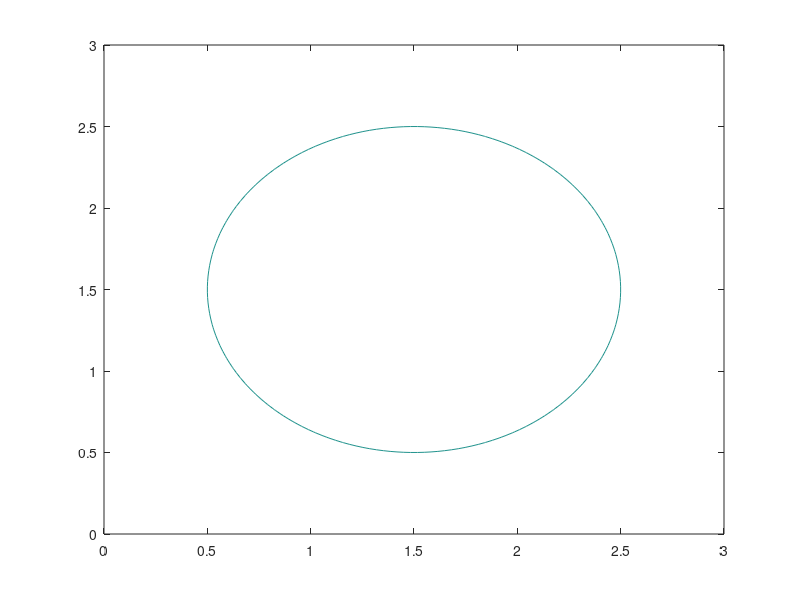

Source code (MATLAB):
NUM_PTS = 92;
MAX_X = 3;
MIN_X = 0;
MAX_Y = 3;
MIN_Y = 0;
MAX_Z = 1;
MIN_Z = 0;
FILENAME = 'FreeElectron_cartE.mat';


half_x = (MAX_X - MIN_X) / 2.0;
half_y = (MAX_Y - MIN_Y) / 2.0;

[kx, ky, kz] = meshgrid(linspace(MIN_X, MAX_X, NUM_PTS), ...
    linspace(MIN_Y, MAX_Y, NUM_PTS), ...
    linspace(MIN_Z, MAX_Z, NUM_PTS));

% Use free electron model

[ktheta, krho] = cart2pol(kx - half_x, ky - half_y);
cartE = krho .^ 2;

% Fermi level at 1, means krho = 1 which means area of pi
areas = [];
for z=1:NUM_PTS
    C = contour(squeeze(kx(1,:,1)), squeeze(ky(:,1,1)), squeeze(cartE(:,:,1)), [1 1]);
    areas = [areas polyarea(C(1,2:end), C(2,2:end))];
end
disp(sprintf('Area is: %.5f with stdev: %.7f', mean(areas), std(areas)));
disp(sprintf('Difference from pi is: %.10f', pi-mean(areas)));
% Even with 'perfect' example at 92pts, area is wrong in 5th s.f. or 4 d.p.

save(FILENAME, 'kx', 'ky', 'kz', 'cartE');



